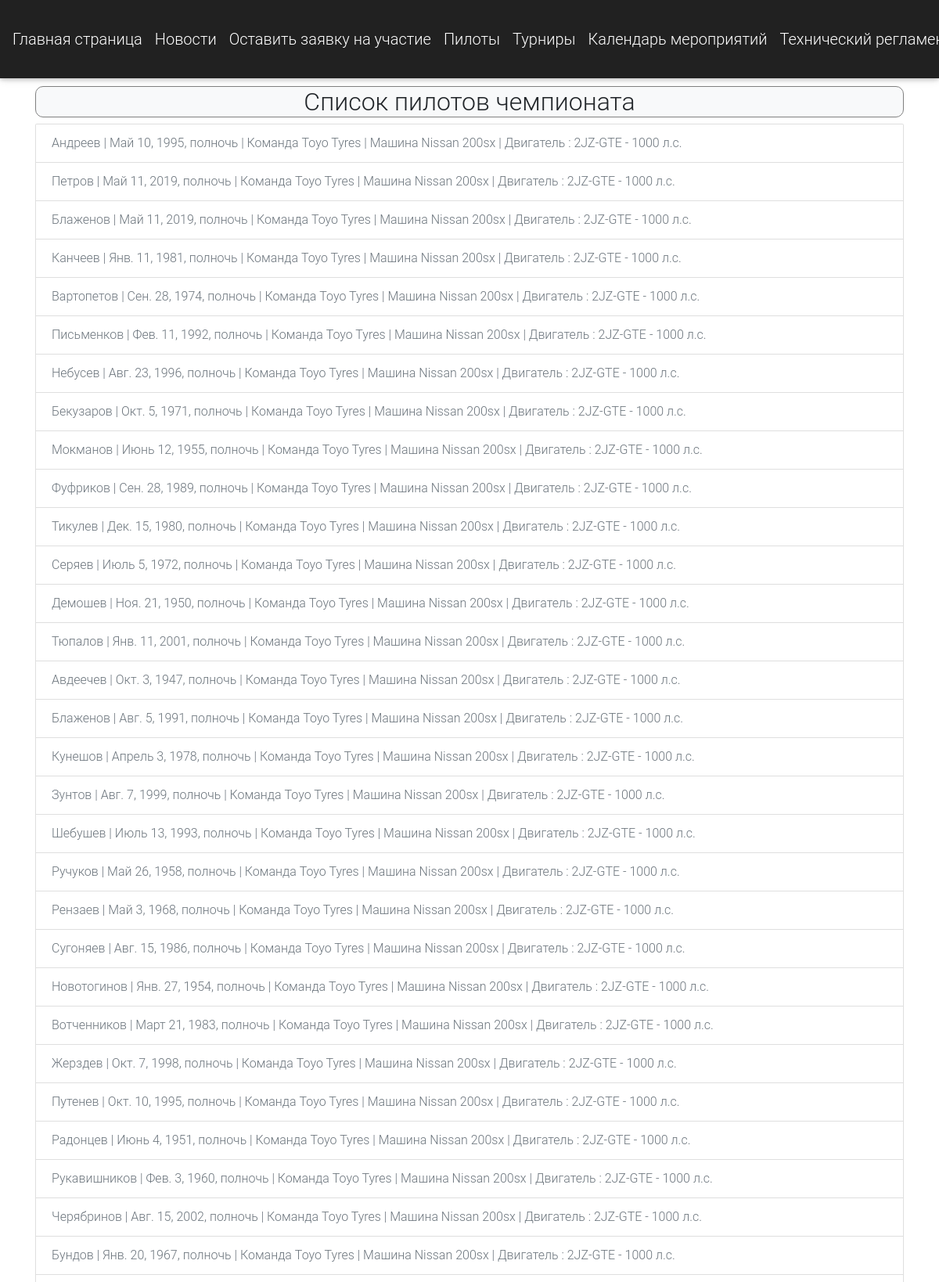
Page /users/pilot_list/ (signed in, upper part) on the committed database.
### users/models.py (models this page shows)
class CustomUser(AbstractUser):
    date_of_birth = models.DateTimeField(verbose_name='Дата рождения', default=date.today)
    full_name = models.CharField(max_length=255, verbose_name='Фамилия', null=True)
    phone_no = models.CharField(max_length=255, verbose_name='Контактный телефон', default='+7-499-555-55-55')
    PILOT = 'ПИ'
    VIEWER = 'ПО'
    PARTNER = 'ПА'
    MEMBER = 'УЧ'
    ROLE_CHOICES = (
        (PILOT, 'Пилот'),
        (MEMBER, 'Член команды'),
        (PARTNER, 'Партнер'),
        (VIEWER, 'Зритель'),
    )
    user_role = models.CharField(max_length=2,
        choices=ROLE_CHOICES,
        default=VIEWER,
        verbose_name='Роль пользователя'
    )

### orders/models.py (models this page shows, shortened)
class Order(models.Model):
    READY = 'ГТВ'
    WIP = 'ОБР'
    STATUS_CHOICES = (
        (READY, 'Готово'),
        (WIP, 'Обработка')
    )
    status = models.CharField(max_length=3,
        choices=STATUS_CHOICES,
        default=WIP,
        verbose_name='Статус заявки'
    )
    title = models.CharField(max_length=255, verbose_name="Расскажите о себе")
    date = models.DateTimeField(auto_now_add=True, verbose_name='Дата создания')
    author = models.ForeignKey(
        settings.AUTH_USER_MODEL,
        on_delete=models.CASCADE,
        verbose_name = "Заказчик"
    )
    car = models.ForeignKey(Car, on_delete=models.CASCADE, verbose_name = "Автомобиль", null=True)

class Car(models.Model):
    car_name = models.CharField(max_length=30, verbose_name="Марка")
    car_model = models.CharField(max_length=20, verbose_name="Модель")
    car_engine = models.CharField(max_length=30, verbose_name="Двигатель", default="Нет данных")
    car_power = models.CharField(max_length=30, verbose_name="Мощность в л.с.", default="Нет данных")
    car_tyres = models.CharField(max_length=30, verbose_name="Покрышки", default="Нет данных")

### users/views.py (the view)
# urls.py: path('pilot_list/', views.pilot_list_view, name='pilots_list')
def pilot_list_view(request):
    pilots = CustomUser.objects.filter(user_role='ПИ')
    order = Order.objects.filter(author=request.user)[1]
    context = {'pilots': pilots, 'order': order}
    return render(request, 'pilots_list.html', context=context)

### templates/pilots_list.html (shortened to what this page needs)
{% extends 'base.html' %}
{% load crispy_forms_tags %}
{% block content %}
  <h2 style="background: #f8f9fa; border: 1px solid grey; border-radius: 10px; position: center; text-align: center">Список пилотов чемпионата</h2>
  <ul class="list-group">
    {% for pilot in pilots %}
      <li class="list-group-item disabled">{{ pilot.full_name }} | {{ pilot.date_of_birth }} | Команда {{ order.car.car_tyres }} Tyres | Машина {{ order.car.car_name }} {{ order.car.car_model }} | Двигатель : {{ order.car.car_engine }} - {{ order.car.car_power }} л.с.</li>
    {% endfor %}
  </ul>
{% endblock %}

### static/css/base.css (style rules this page uses)
body { background-image:url(http://crossbones.org.uk/wp-content/uploads/2016/08/grey-background.jpg); background-repeat: no-repeat; background-position: center 55px; background-size: 100%; background-attachment: fixed; }

### rows in the picture
CustomUser: full_name "Андреев", date_of_birth "Май 10, 1995, полночь"
Order: car.car_tyres "Toyo", car.car_name "Nissan", car.car_model "200sx", car.car_engine "2JZ-GTE", car.car_power "1000"
CustomUser: full_name "Петров", date_of_birth "Май 11, 2019, полночь"
CustomUser: full_name "Блаженов", date_of_birth "Май 11, 2019, полночь"
CustomUser: full_name "Канчеев", date_of_birth "Янв. 11, 1981, полночь"
CustomUser: full_name "Вартопетов", date_of_birth "Сен. 28, 1974, полночь"
CustomUser: full_name "Письменков", date_of_birth "Фев. 11, 1992, полночь"
CustomUser: full_name "Небусев", date_of_birth "Авг. 23, 1996, полночь"
CustomUser: full_name "Бекузаров", date_of_birth "Окт. 5, 1971, полночь"
CustomUser: full_name "Мокманов", date_of_birth "Июнь 12, 1955, полночь"
CustomUser: full_name "Фуфриков", date_of_birth "Сен. 28, 1989, полночь"
CustomUser: full_name "Тикулев", date_of_birth "Дек. 15, 1980, полночь"
CustomUser: full_name "Серяев", date_of_birth "Июль 5, 1972, полночь"
CustomUser: full_name "Демошев", date_of_birth "Ноя. 21, 1950, полночь"
CustomUser: full_name "Тюпалов", date_of_birth "Янв. 11, 2001, полночь"
CustomUser: full_name "Авдеечев", date_of_birth "Окт. 3, 1947, полночь"
CustomUser: full_name "Блаженов", date_of_birth "Авг. 5, 1991, полночь"
CustomUser: full_name "Кунешов", date_of_birth "Апрель 3, 1978, полночь"
CustomUser: full_name "Зунтов", date_of_birth "Авг. 7, 1999, полночь"
CustomUser: full_name "Шебушев", date_of_birth "Июль 13, 1993, полночь"
CustomUser: full_name "Ручуков", date_of_birth "Май 26, 1958, полночь"
CustomUser: full_name "Рензаев", date_of_birth "Май 3, 1968, полночь"
CustomUser: full_name "Сугоняев", date_of_birth "Авг. 15, 1986, полночь"
CustomUser: full_name "Новотогинов", date_of_birth "Янв. 27, 1954, полночь"
CustomUser: full_name "Вотченников", date_of_birth "Март 21, 1983, полночь"
CustomUser: full_name "Жерздев", date_of_birth "Окт. 7, 1998, полночь"
CustomUser: full_name "Путенев", date_of_birth "Окт. 10, 1995, полночь"
CustomUser: full_name "Радонцев", date_of_birth "Июнь 4, 1951, полночь"
CustomUser: full_name "Рукавишников", date_of_birth "Фев. 3, 1960, полночь"
CustomUser: full_name "Черябринов", date_of_birth "Авг. 15, 2002, полночь"
CustomUser: full_name "Бундов", date_of_birth "Янв. 20, 1967, полночь"
